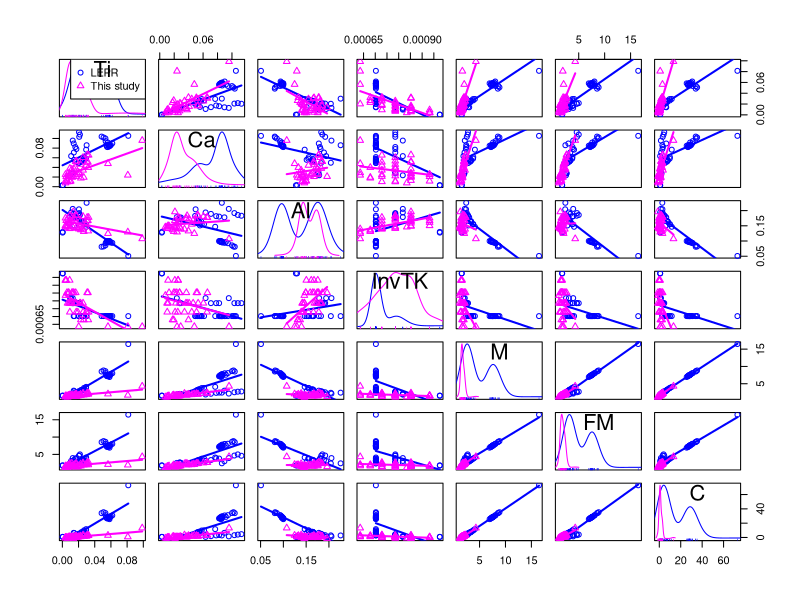
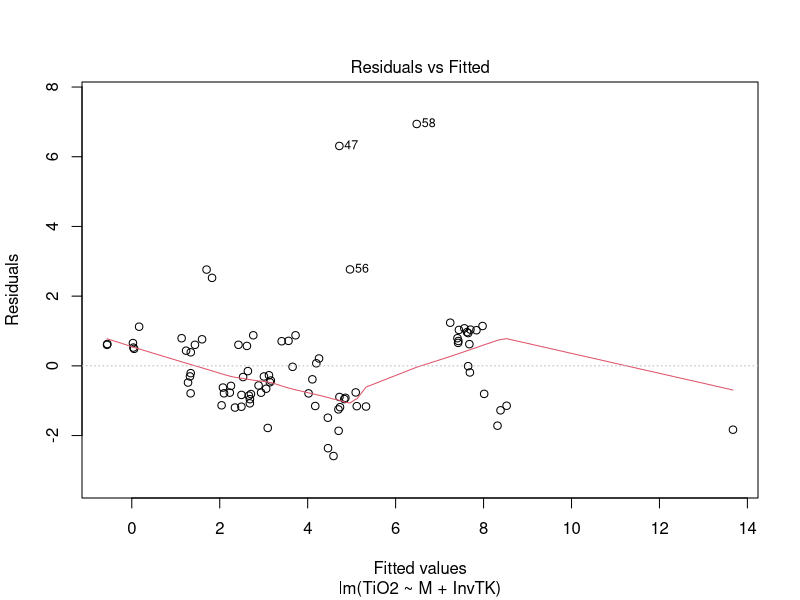
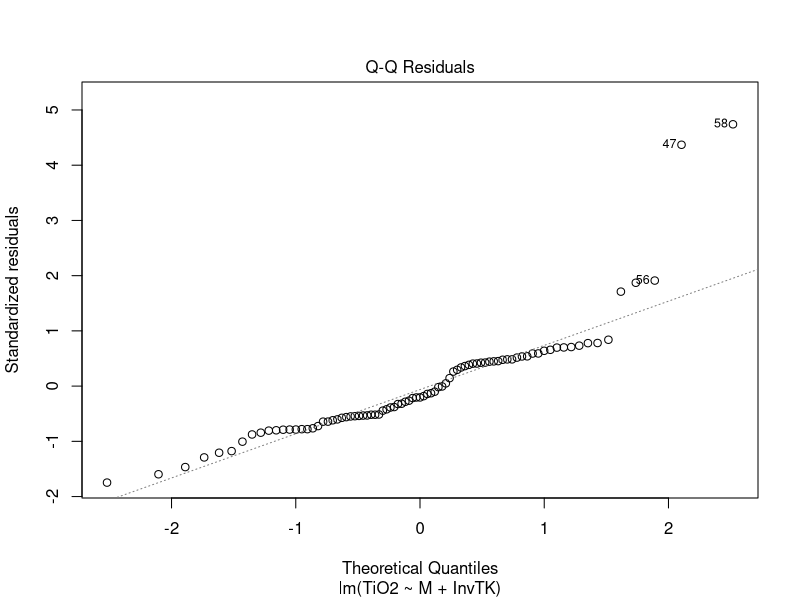
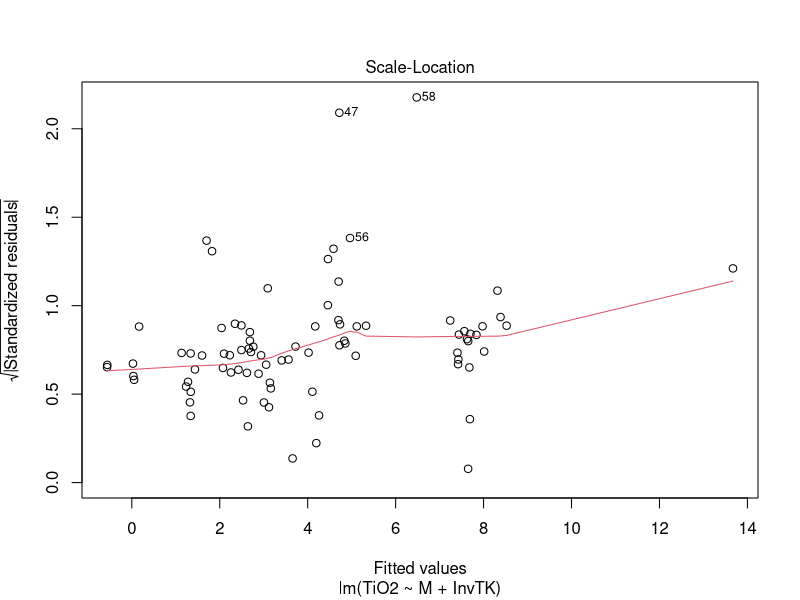
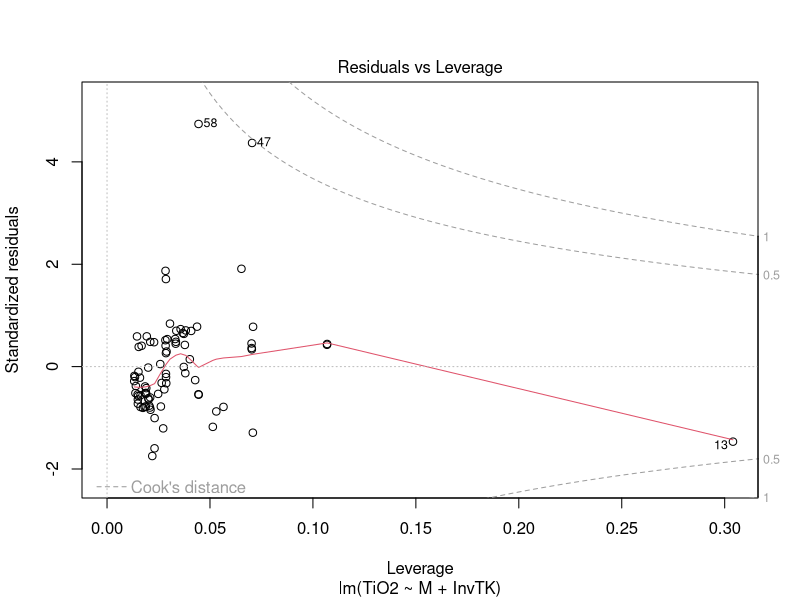
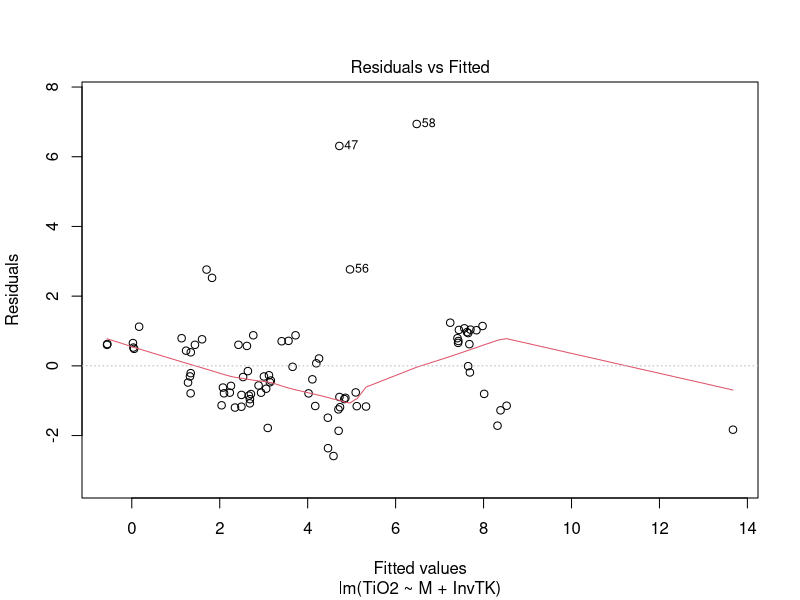
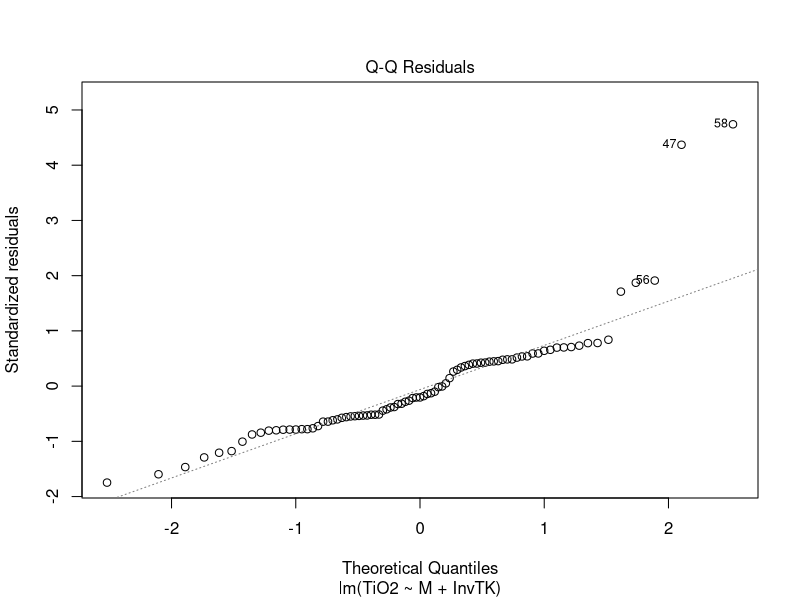
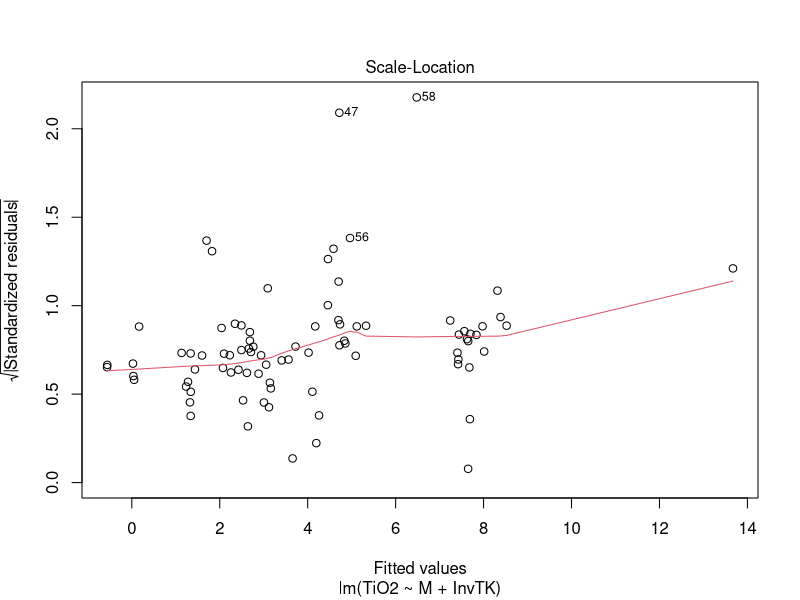

The R script that drew these images, in order:
## ---- chunk 1
# Add LEPR data to our data and fit a new model.
library(tidyverse, warn.conflicts = FALSE)
setwd("C:/Users/ayersj/OneDrive - Vanderbilt/Papers/SpheneSolubility/DataAnalysis/TitaniteExpts")
AllExpts <- read_csv("AllExpts.csv")
## ---- chunk 2
TitaniteCations <- AllExpts %>%
  mutate(
    Si = SiO2/60.0848,
    Al = 2*Al2O3/101.961,
    Na = 2*Na2O/61.979,
    K = 2*K2O/94.194,
    Ca = CaO/56.0794,
    Fe = FeO/71.8464,
    Mg = MgO/40.3044,
    Ti = TiO2/79.8988,
    eCa = (CaO/56.0794 - Al2O3/101.961 + K2O/94.194 + Na2O/61.979),
    CationSum = (Si + Al + Na + K + Ca + Fe + Mg + Ti)
     )
## ---- chunk 3
# Calculate cation fractions
CationFractions <- TitaniteCations
f <- match("Si", names(CationFractions))
l <- match("eCa", names(CationFractions))
for (i in f:l) {
  CationFractions[(i)] = CationFractions[(i)]/CationFractions$CationSum
}

## ---- chunk 4
# Calculate melt composition parameters & TiO2 saturation concentration
CationFractions <- CationFractions %>%
  mutate(
    M = (Na + K + 2*Ca)/(Si*Al),
    FM = (Na + K + 2*(Ca + Fe + Mg))/(Si*Al),
    C = (10*eCa)/(Si*Al),
    InvTK = 1/(TC+273.15)
    )
## ---- chunk 5
# Scatterplot matrices
library(car)
scatterplotMatrix(~ Ti + Ca + Al + InvTK + M + FM + C, data = CationFractions, groups = CationFractions$Source, smooth = FALSE)
dev.copy(png,"ScatterPlotMatrixAllExpts.png")
dev.off()   
# Correlation matrix
CorrTest <- select(CationFractions, TiO2, M:InvTK)
cor(CorrTest)
# LEPR compositions show bimodal distribution. 
# LEPR data show different dependence on C than our data. 
## ---- chunk 6
fit <- lm(TiO2 ~ M + InvTK, data = CationFractions)
summary(fit)
plot(fit)
## ---- chunk 7
RegModel <- CationFractions
RegModel <- filter(RegModel, Expt != c("SpDis_1", "SpDis_2", "SpDis_3", "ASI200"))
fit <- lm(TiO2 ~ M + InvTK, data = RegModel)
summary(fit)
plot(fit)
## ---- chunk 8
RegModel <- slice(RegModel, -(56))
RegModel <- slice(RegModel, -(29))
fit <- lm(TiO2 ~ M + InvTK, data = RegModel)
summary(fit)
plot(fit)
## ---- chunk 9
RegModel <- slice(RegModel, -(58))
RegModel <- slice(RegModel, -(52))
RegModel <- slice(RegModel, -(40))
fit <- lm(TiO2 ~ M + InvTK, data = RegModel)
summary(fit)
plot(fit)
## ---- chunk 10
RegModel <- slice(RegModel, -(50))
fit <- lm(TiO2 ~ M + InvTK, data = RegModel)
summary(fit)
plot(fit)
## ---- chunk 11
# Calculate model TiO2 concentrations and errors
RegModel <- RegModel %>%
  mutate(
   ModelTiO2 = (1.002*M - 7554*InvTK + 6.1),
   ModelTiO2SD = ModelTiO2*sqrt((0.0391/1.002)^2 + (1182/7554)^2),
   lower = ModelTiO2 - ModelTiO2SD,
   upper = ModelTiO2 + ModelTiO2SD
  )
## ---- chunk 12
ggplot(RegModel, aes(x=TiO2, y=ModelTiO2, ymin=lower, ymax=upper, color=Source)) +
  geom_pointrange() +
  geom_abline(slope=1, intercept=0)
## ---- chunk 13
# Delete 4 LEPR experiments with TiO2 6.25-7.5:
RegModel <- slice(RegModel, -(50:51))
RegModel <- slice(RegModel, -(40:41))
fit <- lm(TiO2 ~ M + InvTK, data = RegModel)
summary(fit)
plot(fit)
## ---- chunk 14
# Calculate model TiO2 concentrations and errors
RegModel <- RegModel %>%
  mutate(
   ModelTiO2 = (1.038*M - 7164*InvTK + 5.684),
   ModelTiO2SD = ModelTiO2*sqrt((0.0425/1.038)^2 + (1148/7164)^2),
   lower = ModelTiO2 - ModelTiO2SD,
   upper = ModelTiO2 + ModelTiO2SD
  )
## ---- chunk 15
# label <- RegModel %>%
#   summarise(
#     ModelTiO2 = 6.25,
#     TiO2 = 5.0,
#     label = "y = 1.038*M - 7164*InvTK + 5.684\n = 65, r^2 = 0.95"
#   )
# Plot only works when I don't add labels, even though the code is identical to that in Chpt. 28 of Wickham and Grolemund "R for Data Science" 
ggplot(data=RegModel, aes(x=TiO2, y=ModelTiO2, ymin=lower, ymax=upper, color=Source)) +
  geom_pointrange() +
  geom_abline(slope=1, intercept=0)  
  # geom_text(aes(label = label), data = label, vjust = "bottom", hjust = "right")
## ---- chunk 16
# Create model output table
TiO2AllExptsModelTable <- select(RegModel, Source, Expt, eCa, C, InvTK, TiO2, ModelTiO2, ModelTiO2SD)
write.csv(TiO2AllExptsModelTable, file = "TiO2AllExptsModelTable.csv")
